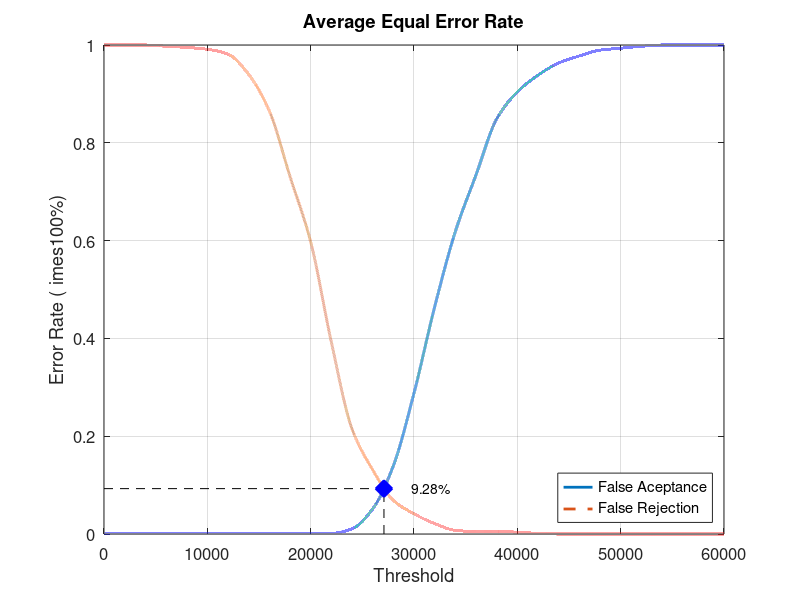
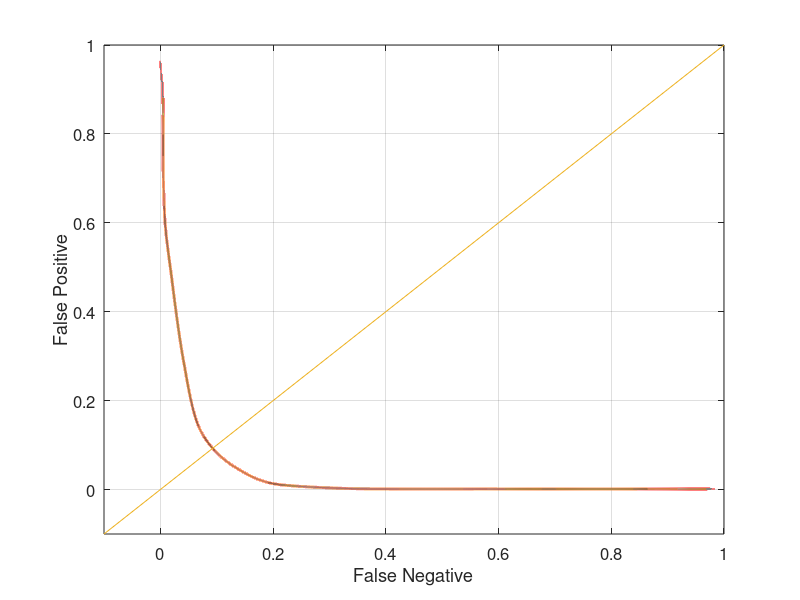

Write the MATLAB code that produced these figures, in order.
close all;
clear;
clc;
x = 0:2000:60000;
xq = 0:0.5:60000;

y0 = [0 0.00131579 0.00131579 0.00131579 0.00131579 0.00131579 0.00131579 0.00131579 0.00131579 0.00131579 0.00131579 0.00131579 0.0105263 0.0513158 0.139474 0.288158 0.464474 0.618421 0.73421 0.848684 0.903947 0.938158 0.963158 0.977632 0.989474 0.993421 0.997368 1 1 1 1]
yy0 = interp1(x, y0, xq, 'pchip');
y1 = [1 1 1 0.9975 0.995 0.99125 0.98125 0.94 0.865 0.73125 0.5975 0.3925 0.215 0.13125 0.06875 0.04125 0.02125 0.0075 0.005 0.005 0.00375 0.00125 0 0 0 0 0 0 0 0 0]
yy1 = interp1(x, y1, xq, 'pchip');

% Calculating EER: 
y2 = abs(y0 - y1);
find(y2 == min(y2))
yy2 = abs(yy0 - yy1);
xEER = find(yy2 == min(yy2));
xEERIndex = xq(xEER) % X-axis EER
yEER = yy0(xEER) % Y-axis EER

main = figure
plot(xq, yy0,'-','LineWidth', 2);	hold on
plot(xq, yy1,'--','LineWidth', 2);	hold on
plot([xEERIndex xEERIndex], [0 yEER], 'k--');	hold on
plot([0 xEERIndex], [yEER yEER], 'k--');	hold on
plot(xEERIndex, yEER, 'bx', 'LineWidth', 10);	hold on
text(xEERIndex + 10 * xEERIndex / 100, yEER, [num2str(round((10000 * yEER)) / 100) '%'])
legend('False Aceptance', 'False Rejection', 'Location', 'SouthEast')
xlabel('Threshold')
ylabel('Error Rate (	imes100%)')
title('Average Equal Error Rate')
set(gca, 'FontSize', 12)
axis([0 60000 0 1])
grid on

print(main, 'Experiment5AverageMain', '-dpng');
FNRxFPR = figure('Color', [1 1 1]);
plot(yy1, yy0, '-', yy1, yy0, 'LineWidth', 2);
hold on
y = -0.1:0.1:1
plot(y, y); 
set(gca, 'FontSize', 12)
xlabel('False Negative')
ylabel('False Positive')
axis([-0.1 1 -0.1 1])
set(gca, 'FontSize', 12)
grid on

print(FNRxFPR, 'Experiment5AverageFNRxFPR','-dpng');
